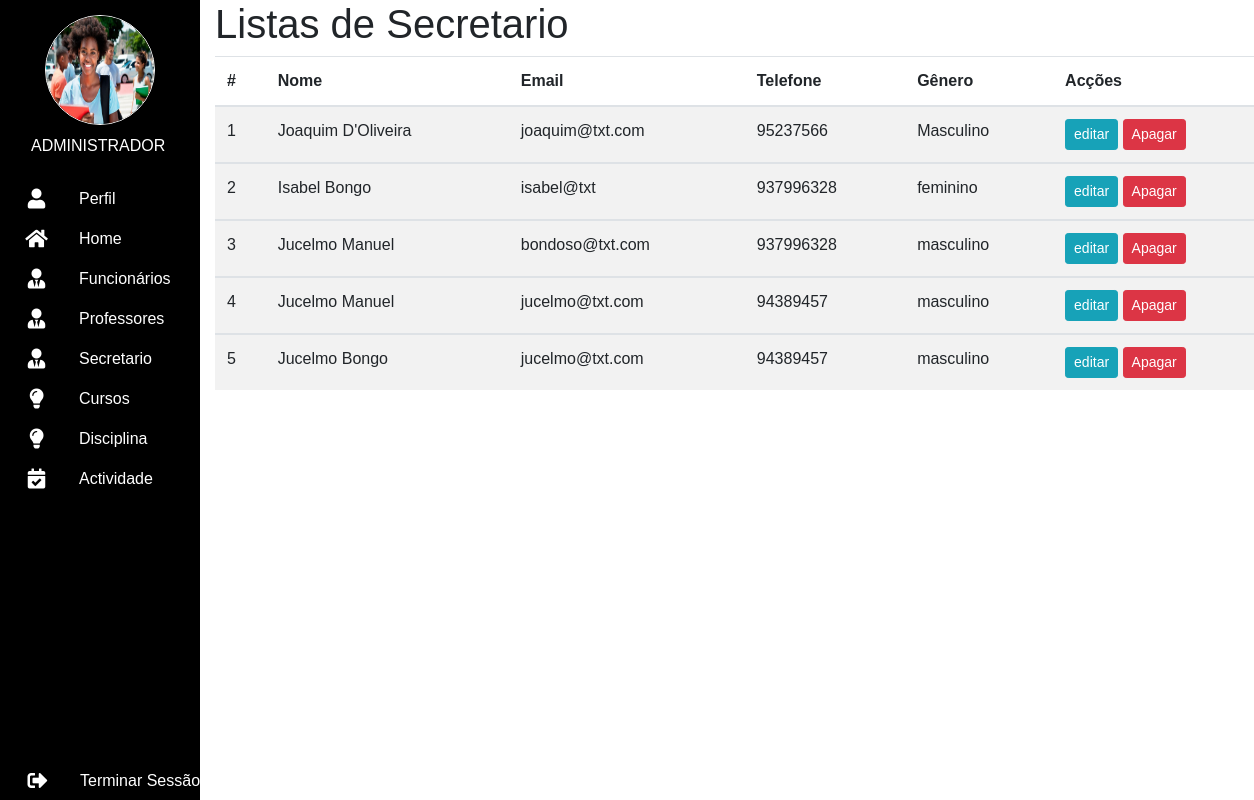
The page /admin/listar_secretario.php (signed in) on the database its author committed.
### tables this page shows
CREATE TABLE `secretario` (
  `id_secretario` int(11) NOT NULL,
  `nome_secretario` varchar(50) NOT NULL,
  `email` varchar(100) NOT NULL,
  `telefone` varchar(9) DEFAULT NULL,
  `foto` varchar(100) NOT NULL,
  `senha` varchar(40) NOT NULL,
  `sexo` varchar(30) DEFAULT NULL
);

### admin/listar_secretario.php (the view, shortened to what this page needs)
<?php
require_once "../config/conexao.php";
$resul = $conectar->query("SELECT * FROM secretario");
?>
<!DOCTYPE html>
<html lang="pt-br">
<head>
    <link rel="stylesheet" href="https://cdn.jsdelivr.net/npm/bootstrap@4.3.1/dist/css/bootstrap.min.css">
    <link rel="stylesheet" href="https://cdnjs.cloudflare.com/ajax/libs/font-awesome/5.15.4/css/all.min.css">
    <link rel="stylesheet" href="../css/navbar.css">
    <link rel="stylesheet" href="../css/professor.css">
    <link rel="stylesheet" href="../css/botoes.css">
</head>
<body>
<header>
                <nav>
                    <ul>
                         <div class="div-foto"><img class="foto-perfil" src="../img/estudante-negra.jpg" alt=""></div>
                         <li><div class="li-div"><p class="p">ADMINISTRADOR</p></div></li>
                         <li><a href="perfil_adm.php" class="li-link"><i class="fas fa-user"></i><span class="nav-item">Perfil</span></a></li>
                         <li><a href="adm.php" class="li-link"><i class="fas fa-home"></i><span class="nav-item">Home</span></a></li>
                         <li><a href="funcionario.php" class="li-link"><i class="fas fa-user-tie"></i><span class="nav-item">Funcionários</span></a></li>
                         <li><a href="professor.php" class="li-link"><i class="fas fa-user-tie"></i><span class="nav-item">Professores</span></a></li>
                         <li><a href="secretario.php" class="li-link"><i class="fas fa-user-tie"></i><span class="nav-item">Secretario</span></a></li>
                         <li><a href="listar_curso.php" class="li-link"><i class="fas fa-lightbulb"></i><span class="nav-item">Cursos</span></a></li>
                         <li><a href="disciplina.php" class="li-link"><i class="fas fa-lightbulb"></i><span class="nav-item">Disciplina</span></a></li>
                         <li><a href="actividade_geral.php" class="li-link"><i class="fas fa-calendar-check"></i><span class="nav-item">Actividade</span></a></li>
                         <li><a href="../sair.php" class="logo-out"><i class="fas fa-sign-out-alt"></i><span class="nav-item">Terminar Sessão</span></a></li>
                    </ul>
               </nav>
          </header>
        <section class="section-formulario">
    <div class="container">
            <div class="page-header">
                <h1>Listas de Secretario</h1>
            </div>
           <table class="table table-striped table-hover ">
                <thead>
                    <tr>
                        <th colspan="1">#</th>
                        <th>Nome</th>
                        <th>Email </th>
                        <th>Telefone </th>
                        <th>Gênero </th>
                        <th>Acções</th>
                    </tr>
                </thead>
                <?php
                    while ($row = $resul->fetchObject()) {
                    ?>
                    <tbody>
                        <tr>
                            <td ><?=$row->id_secretario?></td>
                            <td><?=$row->nome_secretario?></td>
                            <td><?=$row->email?></td>
                            <td><?=$row->telefone?></td>
                            <td><?=$row->sexo?></td>
                            <td>
                                <a href="editar_secretario.php?id=<?=$row->id_secretario?>" class="btn btn-info btn-lg btn-sm btn-xr color-white" title="Editar curso">editar</a>
                                <a href="apagar_secretario.php?id=<?=$row->id_secretario?>" class="btn btn-danger btn-lg btn-sm btn-xr color-white" title="Apagar curso">Apagar</a>
                            </td>
                        </tr>
                       <?php
                    }
                       ?>
                    </tbody>
           </table>
    </div>
    </section>
</body>
</html>

### css/navbar.css (style rules this page uses)
* { margin: 0; padding: 0; outline: none; border: none; text-decoration: none; box-sizing: border-box; font-family: 'Gill Sans', 'Gill Sans MT', Calibri, 'Trebuchet MS', sans-serif; }
.div-foto { width: 100%; height: auto; border-radius: 30%; text-align: center; margin-top: 15px; }
.foto-perfil { border: 1px solid white; width: 110px; height: 110px; border-radius: 50%; text-align: center; }
nav { position: fixed; top: 0; bottom: 0; left: 0; height: 100%; margin: 0 ; background-color: black; width: 200px; overflow: hidden; box-shadow: 0 20px 35px rgba(0, 0, 0, 0.1); }
.p { position: relative; list-style: none; top: 4px; padding-left: 27px; height: 27px; }
.li-link, .li-div, .logo-out { position: relative; color: white; display: table; width: 300px; outline: none; padding: 4px; transition: 0.5s; border-top: 0.5px solid transparent; border-bottom: 0.5px solid transparent; }
.fas { position: relative; width: 65px; height: 30px; top: 6px; font-size: 20px; text-align: center; }
.nav-item { position: relative; top: 4px; margin-left: 10px; }
.logo-out { position: absolute; bottom: 0; padding-left: 5px; color: white; text-decoration: none; color: white; }

### css/professor.css (style rules this page uses)
.section-formulario { position: absolute; top: 0; left: 200px; background-color: #fff; width: 87%; flex-direction: row; height: 100%; }
.btn { display: inline-block; text-align: center; align-items: center; justify-content: center; }

### rows shown on the page
secretario: id_secretario "1", nome_secretario "Joaquim D'Oliveira", email "joaquim@txt.com", telefone "95237566", sexo "Masculino"
secretario: id_secretario "2", nome_secretario "Isabel Bongo", email "isabel@txt", telefone "937996328", sexo "feminino"
secretario: id_secretario "3", nome_secretario "Jucelmo Manuel", email "bondoso@txt.com", telefone "937996328", sexo "masculino"
secretario: id_secretario "4", nome_secretario "Jucelmo Manuel", email "jucelmo@txt.com", telefone "94389457", sexo "masculino"
secretario: id_secretario "5", nome_secretario "Jucelmo Bongo", email "jucelmo@txt.com", telefone "94389457", sexo "masculino"
